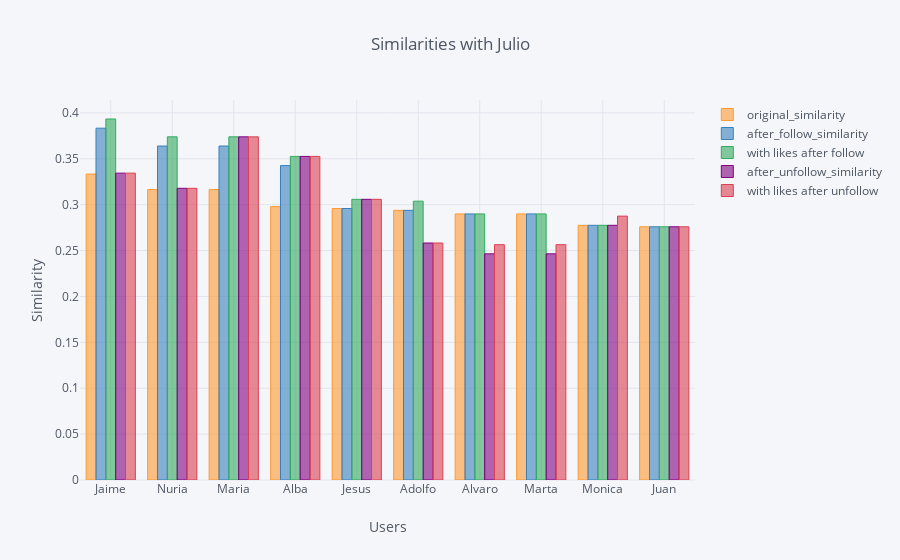

Notebook code cell kept with this figure:
### Code cell
final.iplot(kind='bar', x='plan_ori_id', title='Similarities with {}'.format(Nombre), 
            yTitle='Similarity', xTitle='Users')

### Figure 1 — Plotly figure (JSON) as saved in the notebook; plotly's stock layout.template omitted (floating-point values rounded to 4 significant figures)
{"data": [{"marker": {"color": "rgba(255, 153, 51, 0.6)", "line": {"color": "rgba(255, 153, 51, 1.0)", "width": 1}}, "name": "original_similarity", "orientation": "v", "text": "", "type": "bar", "uid": "49779b09-db03-4ee7-b96c-c898b5e6af21", "x": ["Jaime", "Nuria", "Maria", "Alba", "Jesus", "Adolfo", "Alvaro", "Marta", "Monica", "Juan"], "y": [0.3333, 0.3164, 0.3164, 0.2979, 0.2958, 0.2938, 0.2899, 0.2899, 0.2775, 0.2759]}, {"marker": {"color": "rgba(55, 128, 191, 0.6)", "line": {"color": "rgba(55, 128, 191, 1.0)", "width": 1}}, "name": "after_follow_similarity", "orientation": "v", "text": "", "type": "bar", "uid": "6cf7448b-b533-4c67-bf51-c369d8692cf7", "x": ["Jaime", "Nuria", "Maria", "Alba", "Jesus", "Adolfo", "Alvaro", "Marta", "Monica", "Juan"], "y": [0.3833, 0.3639, 0.3639, 0.3426, 0.2958, 0.2938, 0.2899, 0.2899, 0.2775, 0.2759]}, {"marker": {"color": "rgba(50, 171, 96, 0.6)", "line": {"color": "rgba(50, 171, 96, 1.0)", "width": 1}}, "name": "with likes after follow", "orientation": "v", "text": "", "type": "bar", "uid": "cbad4ad9-cf4a-44c6-aa8c-fda12383e50d", "x": ["Jaime", "Nuria", "Maria", "Alba", "Jesus", "Adolfo", "Alvaro", "Marta", "Monica", "Juan"], "y": [0.3933, 0.3739, 0.3739, 0.3526, 0.3058, 0.3038, 0.2899, 0.2899, 0.2775, 0.2759]}, {"marker": {"color": "rgba(128, 0, 128, 0.6)", "line": {"color": "rgba(128, 0, 128, 1.0)", "width": 1}}, "name": "after_unfollow_similarity", "orientation": "v", "text": "", "type": "bar", "uid": "8ed9d7cc-7b0d-4dd4-8332-b4277fb40b44", "x": ["Jaime", "Nuria", "Maria", "Alba", "Jesus", "Adolfo", "Alvaro", "Marta", "Monica", "Juan"], "y": [0.3343, 0.3178, 0.3739, 0.3526, 0.3058, 0.2582, 0.2464, 0.2464, 0.2775, 0.2759]}, {"marker": {"color": "rgba(219, 64, 82, 0.6)", "line": {"color": "rgba(219, 64, 82, 1.0)", "width": 1}}, "name": "with likes after unfollow", "orientation": "v", "text": "", "type": "bar", "uid": "a9e7501d-b038-480c-b23a-3713c520cd35", "x": ["Jaime", "Nuria", "Maria", "Alba", "Jesus", "Adolfo", "Alvaro", "Marta", "Monica", "Juan"], "y": [0.3343, 0.3178, 0.3739, 0.3526, 0.3058, 0.2582, 0.2564, 0.2564, 0.2875, 0.2759]}], "layout": {"legend": {"bgcolor": "#F5F6F9", "font": {"color": "#4D5663"}}, "paper_bgcolor": "#F5F6F9", "plot_bgcolor": "#F5F6F9", "title": {"font": {"color": "#4D5663"}, "text": "Similarities with Julio"}, "xaxis": {"gridcolor": "#E1E5ED", "showgrid": true, "tickfont": {"color": "#4D5663"}, "title": {"font": {"color": "#4D5663"}, "text": "Users"}, "zerolinecolor": "#E1E5ED"}, "yaxis": {"gridcolor": "#E1E5ED", "showgrid": true, "tickfont": {"color": "#4D5663"}, "title": {"font": {"color": "#4D5663"}, "text": "Similarity"}, "zerolinecolor": "#E1E5ED"}}}
